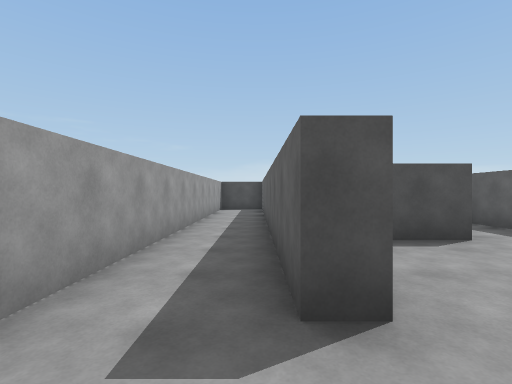
view 1 (above)

24 first-person views from a walk through a scene from a Unity 3-D project. The camera is 1.4 m above the floor, looks level and sees 85° across. The floor is counted in squares, 2 m on a side. Each view is taken from the middle of a square. On the plan, view 1 faces up. The plan holds only what a view shows up to about 9 squares ahead; the rest is blank. The player character is not drawn. Surface patterns are stand-ins for the level's own textures.

view 2
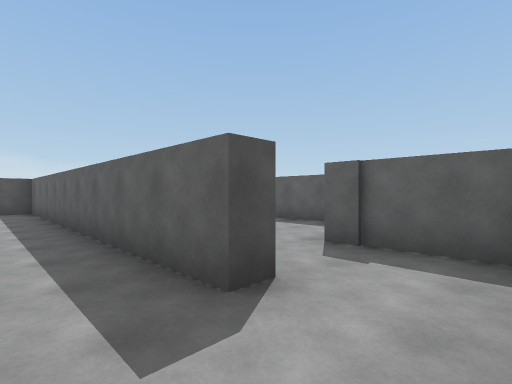

view 3
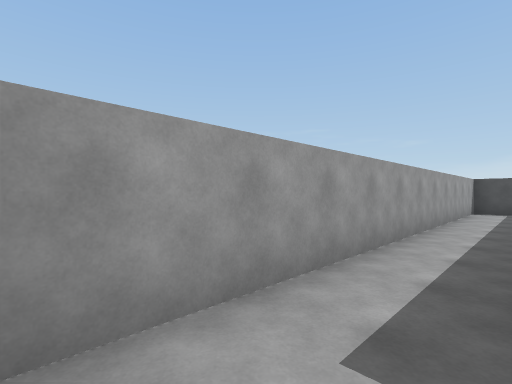

view 4
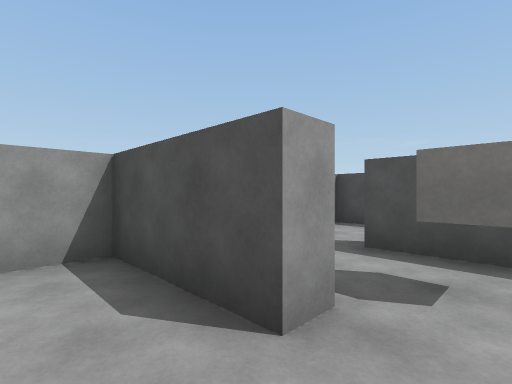

view 5
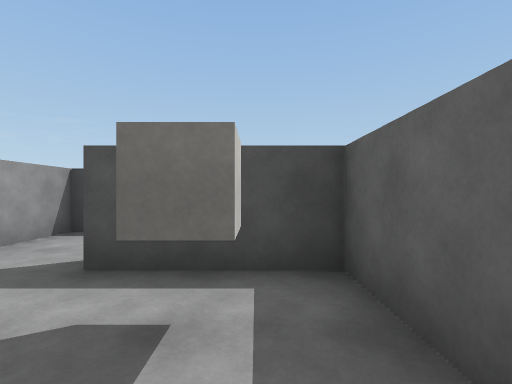

view 6
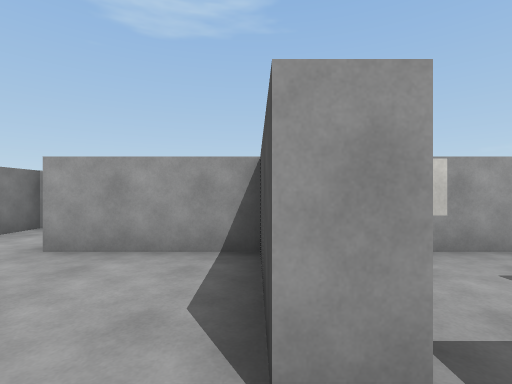

view 7
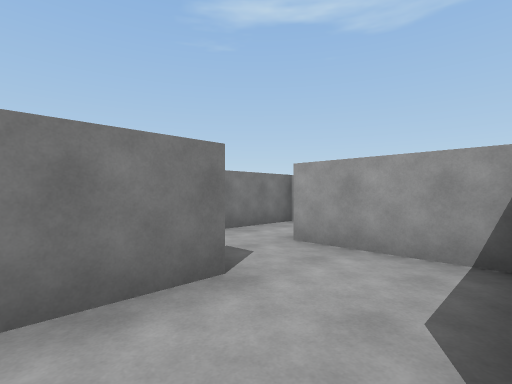

view 8
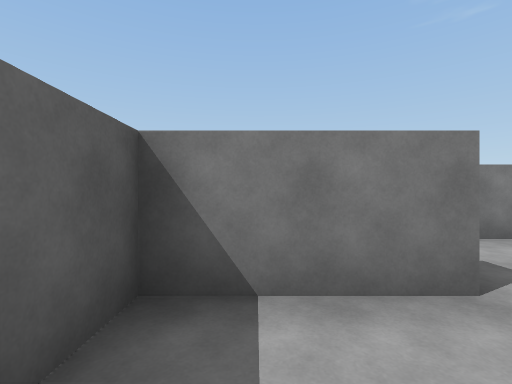

view 9
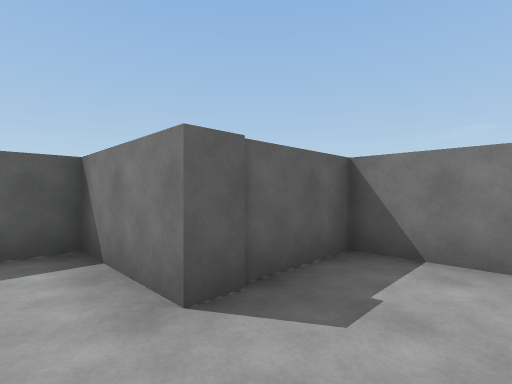

view 10
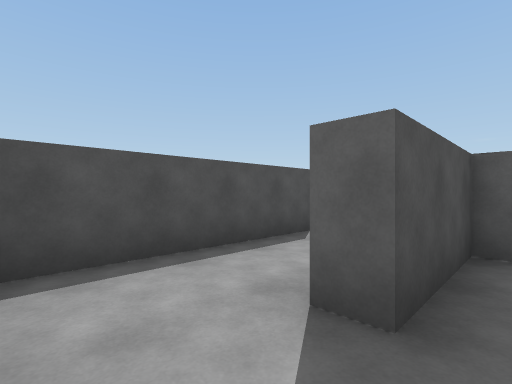

view 11
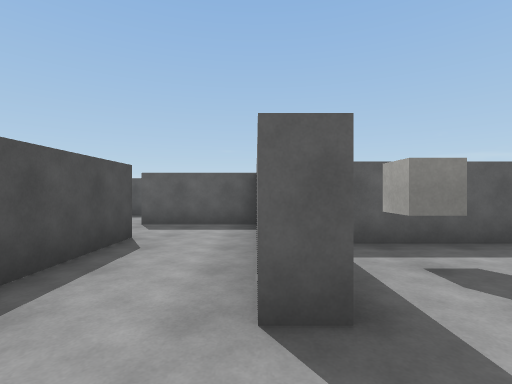

view 12
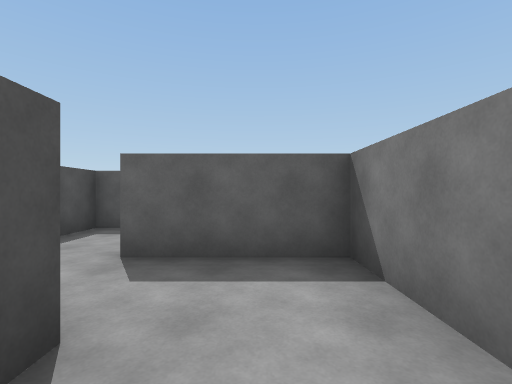

view 13
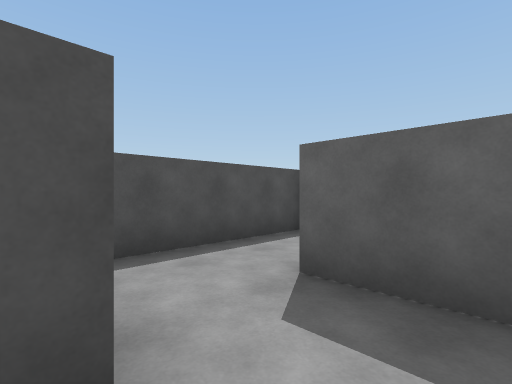

view 14
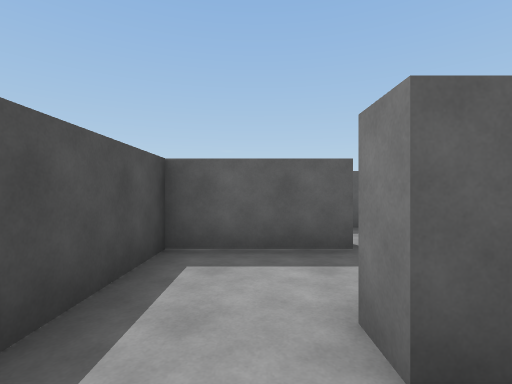

view 15
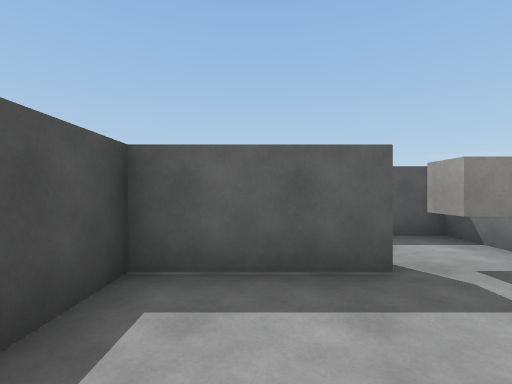

view 16
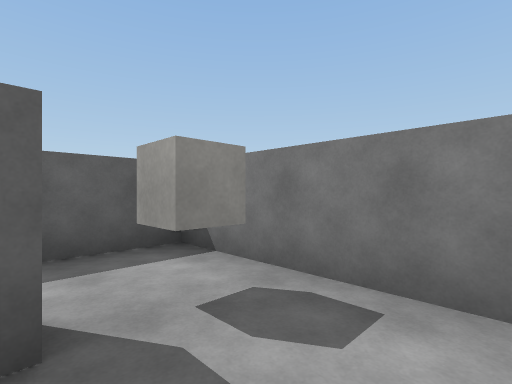

view 17
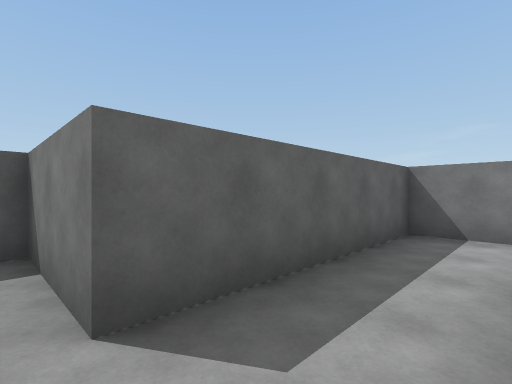

view 18
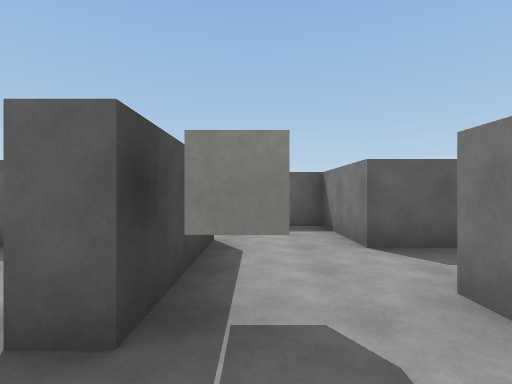

view 19
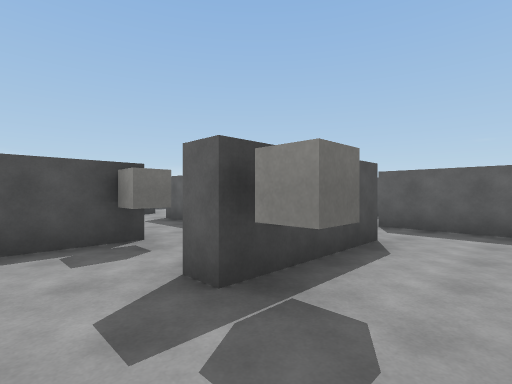

view 20
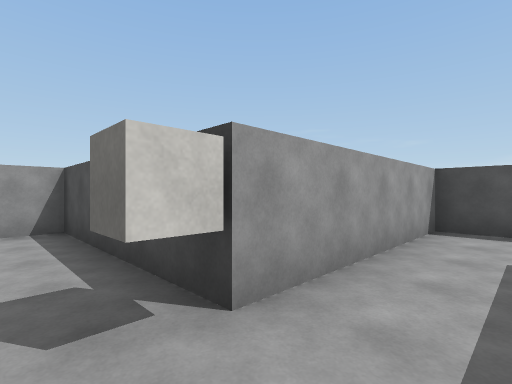

view 21
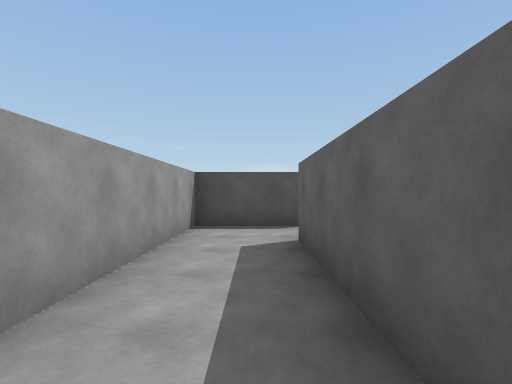

view 22
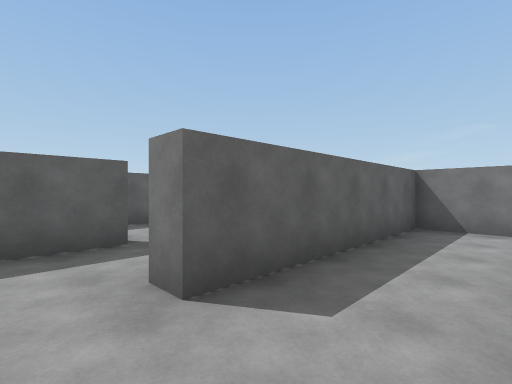

view 23
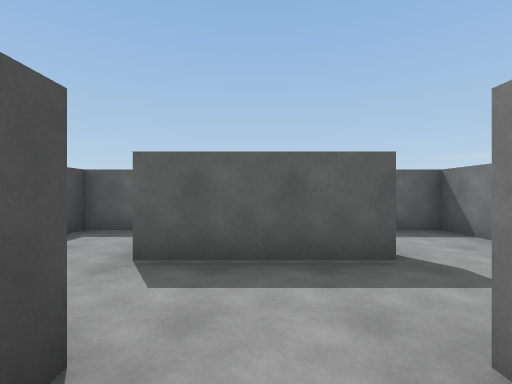

view 24
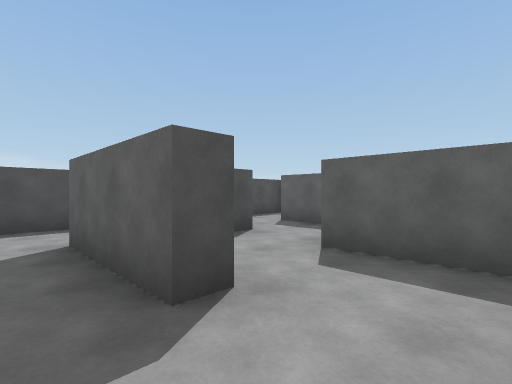

### Floor plan
Points are (right, up) in squares from view 1. A wall is a line through its corners. A room is listed if a view was taken in it or the views show most of it. See-through windows are left out.
Room 1 (views 1, 2, 3)
walls: (0.7, 1.5) (0.2, 1.5) (0.2, 11.1) (-1.4, 11.1) (-1.4, -0.2) (0.6, -0.2)
ways out: opening at (0, 0.5) to room 12
Room 2 (views 4, 5, 6, 7, 8)
walls: (3.1, 4.6) (3.1, 4.1); (3.4, 2.1) (4.8, 2.1) (4.8, 4.5)
ways out: opening at (3, 3) to room 3; opening at (4, 4) to room 14
Room 3 (view 9)
walls: (2.5, 2.1) (3.4, 2.1); (3.1, 4.1) (0.7, 4.1) (0.7, 1.5)
ways out: opening at (3, 3) to room 2; opening at (1.5, 2) to room 12
Room 4 (view 10)
walls: (3.4, 6.5) (2.5, 6.5)
ways out: opening at (1.5, 7) to room 5; opening at (3, 5.5) to room 14
objects: cube (1, 5)
Room 5 (views 11, 12, 13)
walls: (2.5, 6.5) (2.5, 7); (5, 7) (7, 7) (7, 9.5); (5.4, 8.9) (0.7, 8.9) (0.7, 6)
ways out: opening at (1.5, 7) to room 4; opening at (6, 9) to room 6
Room 6 (views 14, 15)
walls: (7, 9.5) (7.5, 9.5); (7.5, 11.1) (6, 11.1)
ways out: opening at (6, 9) to room 5; opening at (7, 10) to room 15
Room 7 (view 16)
walls: (8, 7) (10.4, 7)
ways out: opening at (10, 8) to room 11; opening at (8.5, 9) to room 15
objects: cube (10, 8)
Room 8 (views 17, 18, 19)
walls: (9.5, 11.6) (10, 11.6); (10.4, 13.6) (9.2, 13.6) (9.2, 14.1)
ways out: opening at (8.5, 14) to room 9; opening at (10, 12.5) to room 11
objects: cube (10, 13)
Room 9 (views 20, 21, 22, 23)
walls: (10.2, 14.1) (11.6, 14.1) (11.6, 19.1) (12.1, 19.1); (12.1, 20.8) (9.7, 20.8) (9.7, 16.1) (7.5, 16.1)
ways out: opening at (8.5, 14) to room 8; opening at (12, 20) to room 16; opening at (7, 15)
objects: cube (10, 16)
Room 10 (view 24)
walls: (14.4, 18.6) (13.8, 18.6) (13.8, 19.5)
ways out: opening at (13, 19) to room 16; opening at (14, 17.5)
Room 11 (no view inside)
walls: (12.1, 13.6) (10.4, 13.6); (10.4, 7) (11.6, 7) (11.6, 11.6) (12.6, 11.6)
ways out: opening at (10, 8) to room 7; opening at (10, 12.5) to room 8; opening at (12, 12.5) to room 13
Room 12 (no view inside)
walls: (0.6, -0.2) (2.5, -0.2) (2.5, 2.1)
ways out: opening at (0, 0.5) to room 1; opening at (1.5, 2) to room 3
Room 13 (no view inside)
walls: (12.6, 11.6) (13.8, 11.6) (13.8, 14.2)
ways out: opening at (12, 12.5) to room 11; opening at (13, 14)
Room 14 (no view inside)
walls: (4.8, 4.5) (4.8, 6.5) (3.4, 6.5)
ways out: opening at (4, 4) to room 2; opening at (3, 5.5) to room 4
objects: cube (4, 5)
Room 15 (no view inside)
walls: (9.4, 8.8) (9.4, 11.1) (7.5, 11.1)
ways out: opening at (7, 10) to room 6; opening at (8.5, 9) to room 7
Room 16 (no view inside)
walls: (13.8, 19.5) (13.8, 21.2)
ways out: opening at (12, 20) to room 9; opening at (13, 19) to room 10; opening at (13, 21)

Where each view was taken, in squares from view 1:
view 1: 0 up, 0 right, facing up
view 2: 0 up, 1 left, facing up-right
view 3: 0 up, 0 right, facing up-left
view 4: 3 up, 4 right, facing up-left
view 5: 4 up, 4 right, facing up
view 6: 4 up, 4 right, facing left
view 7: 4 up, 4 right, facing down-left
view 8: 4 up, 4 right, facing down
view 9: 3 up, 1 right, facing down-right
view 10: 6 up, 1 right, facing up-right
view 11: 7 up, 1 right, facing right
view 12: 8 up, 4 right, facing right
view 13: 8 up, 5 right, facing up-right
view 14: 10 up, 6 right, facing right
view 15: 10 up, 7 right, facing right
view 16: 9 up, 8 right, facing down-right
view 17: 12 up, 10 right, facing down-right
view 18: 13 up, 8 right, facing right
view 19: 12 up, 8 right, facing up-right
view 20: 15 up, 11 right, facing up-left
view 21: 15 up, 11 right, facing up
view 22: 20 up, 10 right, facing down-right
view 23: 20 up, 11 right, facing right
view 24: 17 up, 13 right, facing up-right
